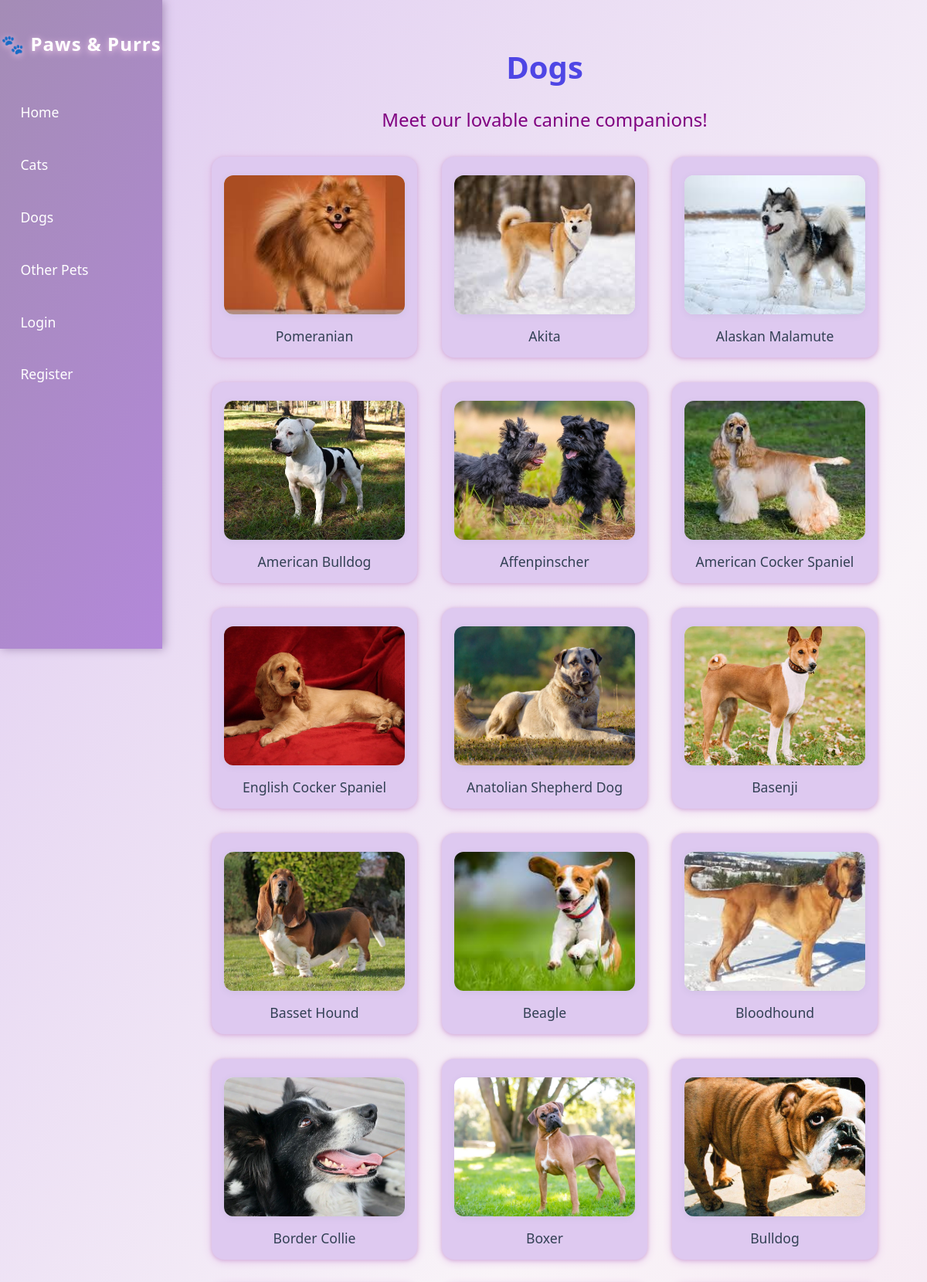
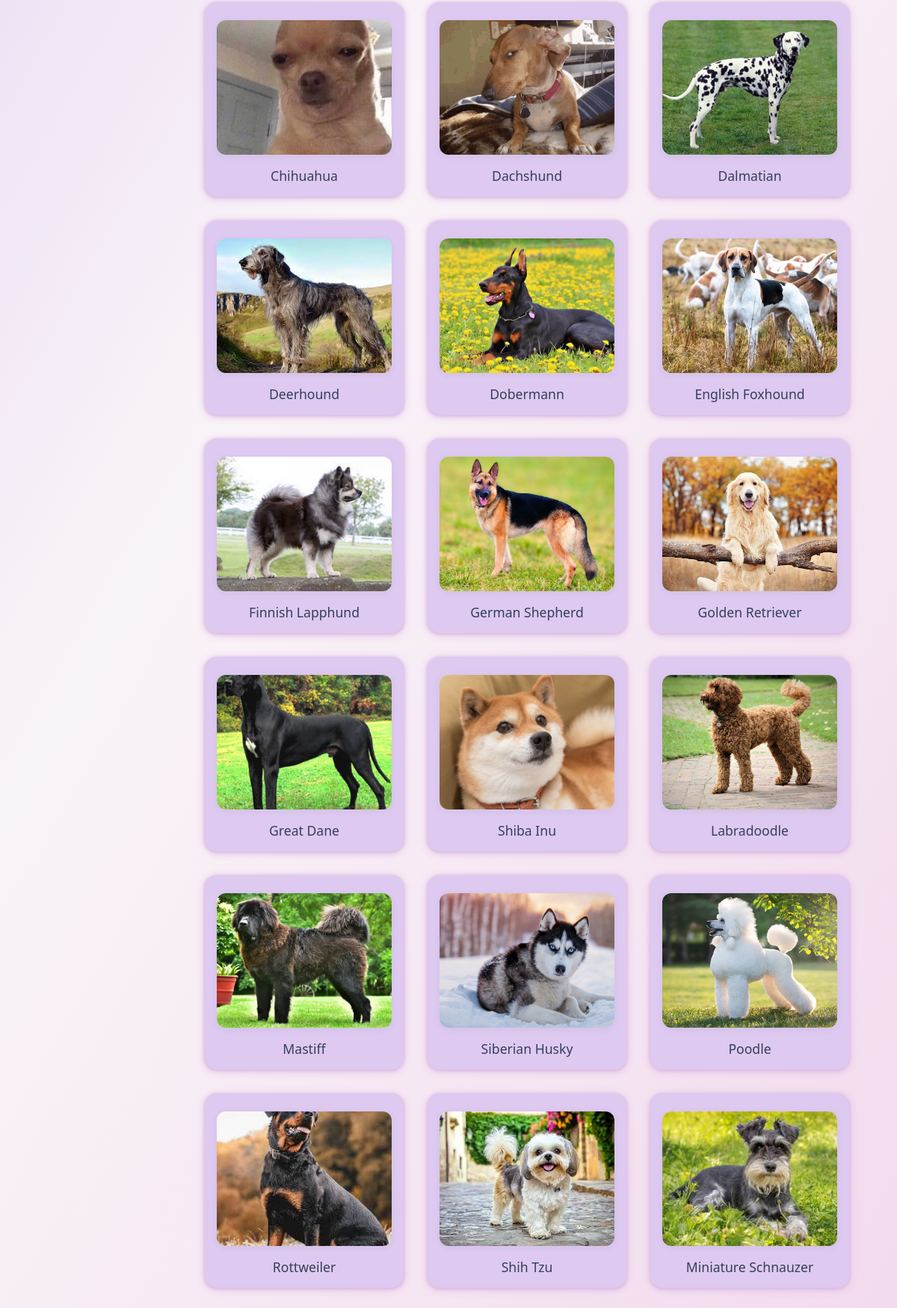
The page /dogs on the database its author committed (2 pictures, top to bottom).
### tables this page shows
CREATE TABLE Dogs (ID INTEGER PRIMARY KEY, name TEXT, description TEXT, image TEXT, breeder_price INTEGER, adoption_price INTEGER);

### routes.py (the view)
@routes.route('/dogs')
def dogs():
    db = get_db()
    try:
        cur = db.execute('SELECT * FROM Dogs')
        results = cur.fetchall()
        cur.close()
    except sqlite3.OperationalError:
        results = []
    return render_template('dogs.html', results=results)

### app.py (called while the page is built)
@app.teardown_appcontext
def close_connection(exception):
    db = getattr(g, '_database', None)
    if db is not None:
        db.close()

### routes.py (called while the page is built)
def get_db():
    db = getattr(g, '_database', None)
    if db is None:
        db = g._database = sqlite3.connect('Backpack.db')
        db.row_factory = sqlite3.Row
    return db

### templates/dogs.html (shortened to what this page needs)
{% extends "layout.html" %}
{% block content %}
<h1>Dogs</h1>
<p>Meet our lovable canine companions!</p>
<div class="container-row">
  {% if results %}
    {% for item in results %}
      <div class="container-box" style="position: relative; display: inline-block; cursor:pointer;">
        <a href="{{ url_for('routes.item_detail', table='Dogs', item_id=item['id']) }}" style="color:inherit; text-decoration:none;">
          <img src="{{ url_for('static', filename='images/' ~ item['image']) }}" alt="{{ item['name'] }}" style="display: block; width: 100%;">
          <h5>{{ item['name'] }}</h5>
        </a>
      </div>
    {% endfor %}
  {% else %}
    <p>No dogs found in the database.</p>
  {% endif %}
</div>
{% endblock %}

### static/style.css (style rules this page uses)
body { font-family: 'Segoe UI', 'Arial', sans-serif; background: linear-gradient(120deg, #DEC9F0 0%, #F9F4F8 50%, #F2DAED 100%); margin: 0; padding: 0; min-height: 100vh; }
h1 { font-size: 2.5em; margin-bottom: 0.5em; color: #4f46e5; text-align: center; }
p { font-size: 1.5em; margin-bottom: 0.5em; color: purple; text-align: center; }
.container-row { display: grid; gap: 2em; margin-top: 2em; grid-template-columns: repeat(auto-fit, minmax(260px, 1fr)); padding: 0 2em 2em 2em; }
.container-box { border: none; background: #DEC9F0; border-radius: 16px; box-shadow: 0 2px 12px #E2BEE6, 0 1px 4px #C9A4CF; padding: 1.5em 1em 1em 1em; transition: box-shadow 0.2s, transform 0.2s; position: relative; overflow: hidden; text-align: center; color: #B388D9; }
.container-box img, .pet-container img { width: 180px; height: 180px; object-fit: cover; border-radius: 12px; margin-bottom: 1em; box-shadow: 0 2px 8px rgba(100,116,139,0.10); background: #f1f5f9; }
h5 { font-size: 1.1em; color: #334155; margin: 0.5em 0 0 0; font-weight: 500; }
a, .btn { color: #4f46e5; text-decoration: none; transition: color 0.15s; }

### rows shown on the page
Dogs: image (picture), name "Pomeranian"
Dogs: image (picture), name "Akita"
Dogs: image (picture), name "Alaskan Malamute"
Dogs: image (picture), name "American Bulldog"
Dogs: image+name (picture), name "Affenpinscher"
Dogs: image (picture), name "American Cocker Spaniel"
Dogs: image (picture), name "English Cocker Spaniel"
Dogs: image (picture), name "Anatolian Shepherd Dog"
Dogs: image+name (picture), name "Basenji"
Dogs: image (picture), name "Basset Hound"
Dogs: image (picture), name "Beagle"
Dogs: image (picture), name "Bloodhound"
Dogs: image (picture), name "Border Collie"
Dogs: image (picture), name "Boxer"
Dogs: image (picture), name "Bulldog"
Dogs: image (picture), name "Chihuahua"
Dogs: image (picture), name "Dachshund"
Dogs: image (picture), name "Dalmatian"
Dogs: image (picture), name "Deerhound"
Dogs: image (picture), name "Dobermann"
Dogs: image (picture), name "English Foxhound"
Dogs: image (picture), name "Finnish Lapphund"
Dogs: image (picture), name "German Shepherd"
Dogs: image (picture), name "Golden Retriever"
Dogs: image (picture), name "Great Dane"
Dogs: image (picture), name "Shiba Inu"
Dogs: image (picture), name "Labradoodle"
Dogs: image (picture), name "Mastiff"
Dogs: image (picture), name "Siberian Husky"
Dogs: image (picture), name "Poodle"
Dogs: image (picture), name "Rottweiler"
Dogs: image (picture), name "Shih Tzu"
Dogs: image (picture), name "Miniature Schnauzer"
